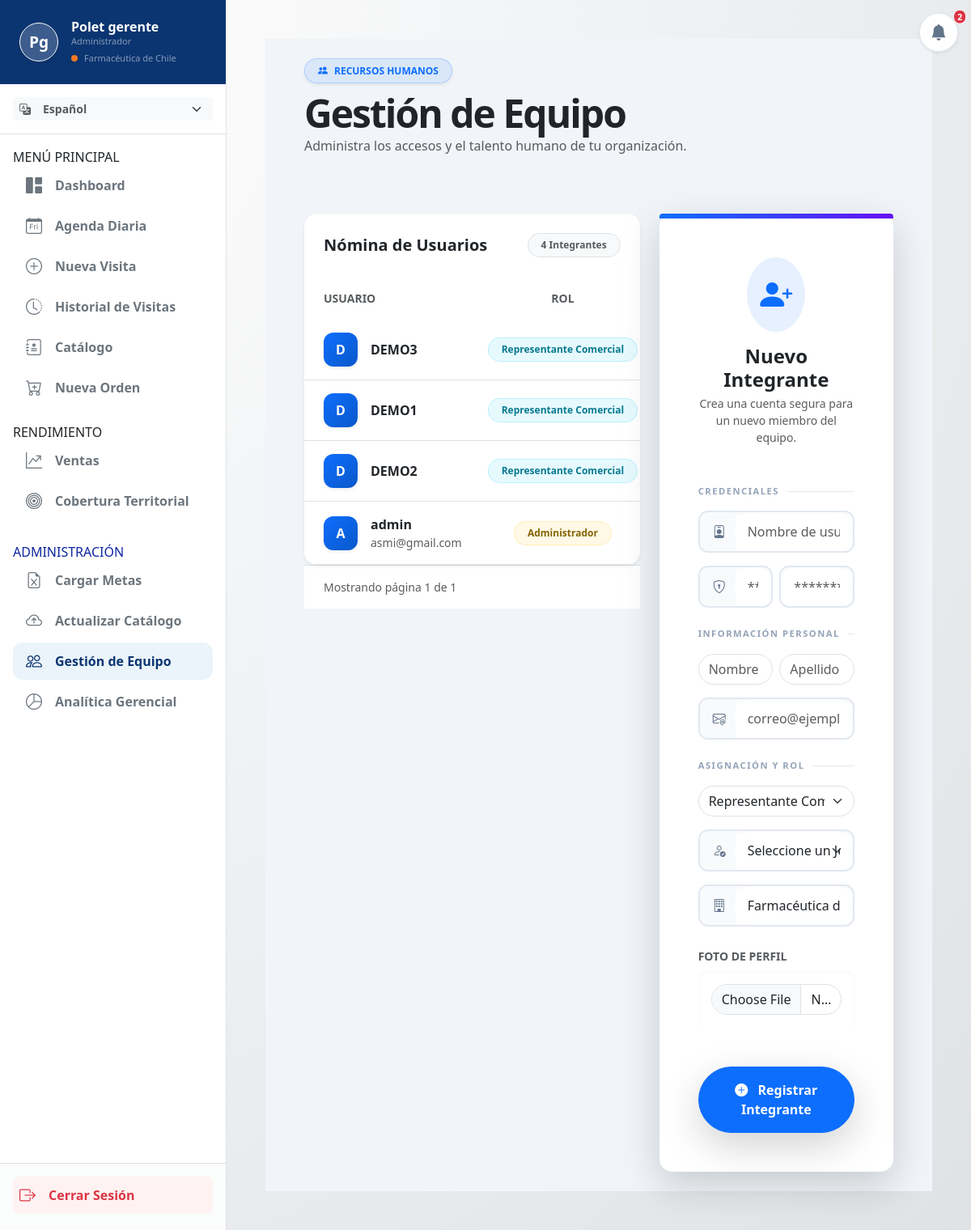
/usuarios/equipo/ (signed in), run on an earlier commit of the app's database.
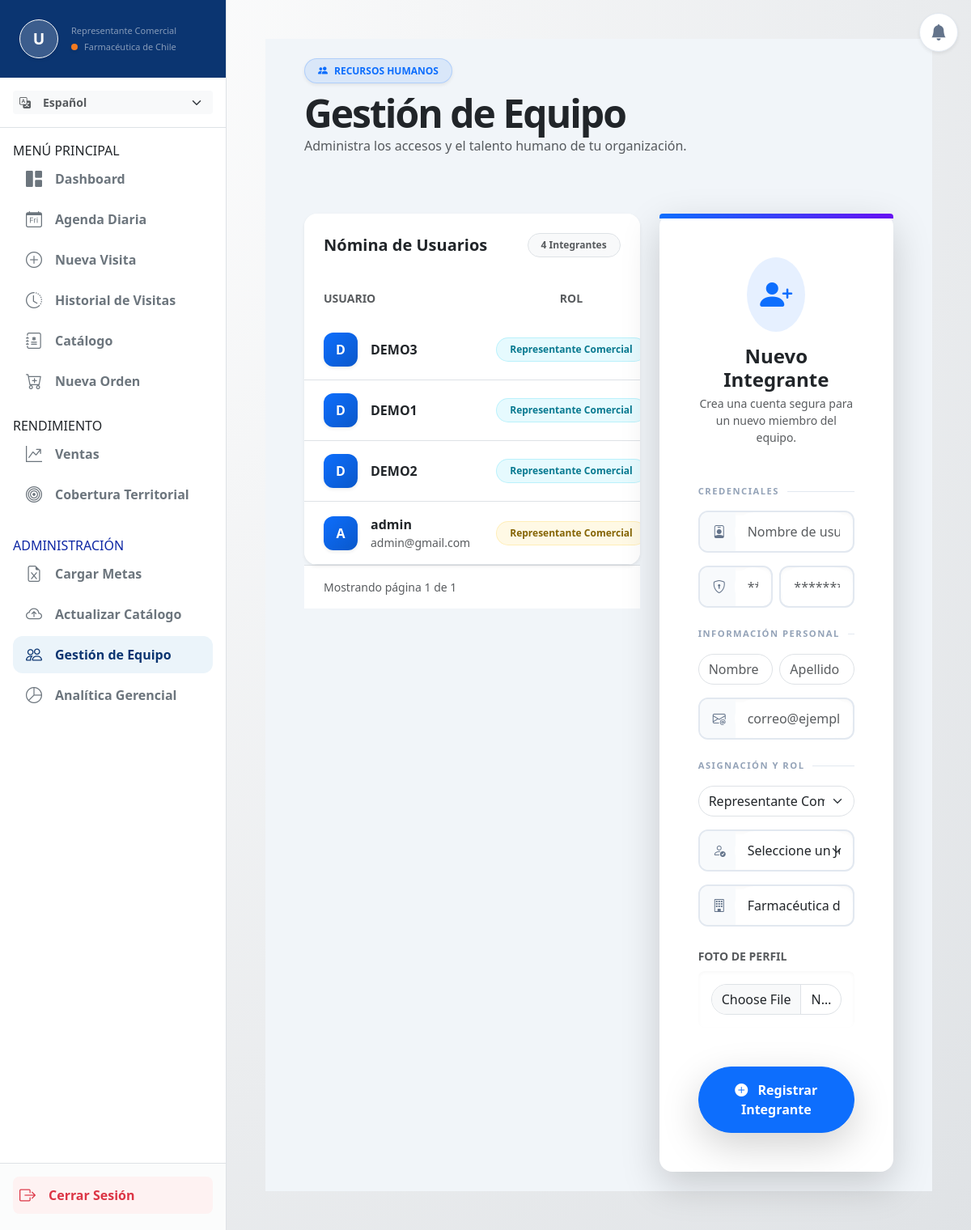
And on a later commit of the database.
### apps/usuarios/models.py (models this page shows)
class UsuarioPersonalizado(AbstractUser):
    rol = models.CharField(max_length=50, default='Representante Comercial')
    empresa = models.CharField(max_length=100, default='Farmacéutica de Chile')
    foto_perfil = models.ImageField(upload_to='perfiles/', null=True, blank=True)
    jefe = models.ForeignKey(
        'self',
        on_delete=models.SET_NULL,
        null=True,
        blank=True,
        related_name='equipo',
        help_text="Selecciona al Gerente o Jefe directo de este vendedor."
    )
    def __str__(self):
        return f"{self.first_name} {self.last_name} - {self.rol}"
    @property
    def es_gerente(self):
        roles_jefatura = ['Administrador', 'Gerente', 'Jefe de Ventas']
        return any(palabra in self.rol for palabra in roles_jefatura) or self.is_staff or self.is_superuser

### apps/usuarios/views.py (the view)
# urls.py: path('equipo/', views.gestion_equipo_view, name='gestion_equipo'),
@user_passes_test(es_gerente_check, login_url='visitas:dashboard')
def gestion_equipo_view(request):
    usuarios_list = UsuarioPersonalizado.objects.all().select_related('jefe').order_by('-date_joined')
    paginator = Paginator(usuarios_list, 10) # Muestra 10 usuarios por página
    page_number = request.GET.get('page')
    usuarios = paginator.get_page(page_number)
    if request.method == 'POST':
        form = RegistroVendedorForm(request.POST, request.FILES)
        if form.is_valid():
            nuevo_usuario = form.save(commit=False)
            nuevo_usuario.set_password(form.cleaned_data['password'])
            nuevo_usuario.save()
            messages.success(request, f"¡Usuario {nuevo_usuario.username} creado con éxito!")
            return redirect('usuarios:gestion_equipo')
    else:
        form = RegistroVendedorForm()
    return render(request, 'usuarios/gestion_equipo.html', {
        'usuarios': usuarios, # Ahora 'usuarios' contiene solo los 10 de la página actual
        'form': form
    })

### apps/usuarios/views.py (called while the page is built)
def es_gerente_check(user):
    return user.is_authenticated and getattr(user, 'es_gerente', False)

### apps/usuarios/templates/usuarios/gestion_equipo.html (shortened to what the changed rows need)
{% extends 'base.html' %}
{% load i18n %}
{% block content %}
<div class="container-fluid px-xl-5 py-4" style="background-color: #f1f5f9; min-height: 100vh;">
    <div class="mb-5 pb-2">
        <h1 class="fw-bolder text-dark mb-0 display-5" style="letter-spacing: -2px;">{% translate "Gestión de Equipo" %}</h1>
    </div>
    <div class="row g-4">
        <div class="col-12 col-xl-7 col-xxl-8">
            <div class="card border-0 shadow-sm rounded-4 bg-white overflow-hidden">
                <div class="table-responsive"> <table class="table table-hover align-middle mb-0 text-nowrap">
                        <thead style="background-color: #f8fafc;">
                            <tr>
                                <th class="px-4 py-3 border-0 text-muted small text-uppercase fw-bold">{% translate "Usuario" %}</th>
                                <th class="py-3 border-0 text-muted small text-uppercase fw-bold text-center">{% translate "Rol" %}</th>
                            </tr>
                        </thead>
                        <tbody>
                            {% for u in usuarios %}
                            <tr class="transition-row">
                                <td class="px-4 py-3">
                                    <div class="d-flex align-items-center">
                                        <div class="avatar-circle shadow-sm me-3 d-flex align-items-center justify-content-center fw-bold text-white"
                                             style="width: 42px; height: 42px; background: linear-gradient(135deg, #0d6efd, #0a58ca); border-radius: 12px;">
                                            {{ u.username|slice:":1"|upper }}
                                        </div>
                                        <div>
                                            <div class="fw-bold text-dark">{{ u.username }}</div>
                                            <div class="text-muted small">{{ u.email }}</div>
                                        </div>
                                    </div>
                                </td>
                               <td class="text-center">
                                    {% if u.es_gerente %}
                                        <span class="badge rounded-pill px-3 py-2" style="background: rgba(255, 193, 7, 0.1); color: #856404; border: 1px solid rgba(255, 193, 7, 0.2);">
                                            {{ u.rol }}
                                        </span>
                                    {% else %}
                                        <span class="badge rounded-pill px-3 py-2" style="background: rgba(13, 202, 240, 0.1); color: #087990; border: 1px solid rgba(13, 202, 240, 0.2);">
                                            {{ u.rol }}
                                        </span>
                                    {% endif %}
                                </td>
                            </tr>
                            {% endfor %}
                        </tbody>
                    </table>
                </div>
            </div>
        </div>
    </div>
</div>
{% endblock %}

### templates/base.html (shortened to what the changed rows need)
{% load static %}
{% load i18n %}
<!DOCTYPE html>
<html lang="{{ LANGUAGE_CODE }}">
<head>
    <link href="https://cdn.jsdelivr.net/npm/bootstrap@5.3.2/dist/css/bootstrap.min.css" rel="stylesheet">
    <link rel="stylesheet" href="https://cdn.jsdelivr.net/npm/bootstrap-icons@1.11.1/font/bootstrap-icons.css">
    <link rel="stylesheet" href="{% static 'css/style.css' %}">
</head>
<body>
    <div class="d-none d-lg-block position-fixed p-3" style="top: 0; right: 0; z-index: 1040;">
        <div class="dropdown bg-white rounded-circle shadow-sm d-flex justify-content-center align-items-center transition-hover" style="width: 48px; height: 48px; border: 1px solid #e2e8f0;">
            <a href="#" class="text-secondary position-relative text-decoration-none d-flex align-items-center w-100 h-100 justify-content-center" id="dropdownDesktop" data-bs-toggle="dropdown" aria-expanded="false">
                <i class="bi bi-bell-fill fs-5" style="color: #64748b;"></i>
                {% if total_notificaciones > 0 %}
                <span class="position-absolute top-0 start-100 translate-middle badge rounded-pill bg-danger border border-white" style="font-size: 0.65rem; padding: 0.25em 0.4em; transform: translate(-30%, -30%) !important;">
                    {{ total_notificaciones }}
                </span>
                {% endif %}
            </a>
        </div>
    </div>
    <div class="offcanvas-lg offcanvas-start bg-white border-end h-100" tabindex="-1" id="sidebarMenu" style="width: 280px;">
        <div class="d-flex flex-column h-100">
            <div class="bg-brand-blue text-white p-4 pt-lg-4 pt-5 mt-lg-0 mt-3">
                <div class="d-flex align-items-center gap-3">
                    <div class="rounded-circle d-flex justify-content-center align-items-center border border-light shadow-sm overflow-hidden" style="width: 48px; height: 48px; background: rgba(255,255,255,0.2); font-size: 1.2rem; font-weight: bold;">
                        {% if user.foto_perfil %}
                            <img src="{{ user.foto_perfil.url }}" alt="Avatar" class="w-100 h-100" style="object-fit: cover;">
                        {% else %}
                            {{ user.first_name|make_list|first|default:"U" }}{{ user.last_name|make_list|first|default:"" }}
                        {% endif %}
                    </div>
                    <div>
                        <h6 class="mb-0 fw-bold">{{ user.first_name }} {{ user.last_name }}</h6>
                        <small class="text-white-50 d-block" style="font-size: 11px;">{{ user.rol }}</small>
                        <div class="d-flex align-items-center gap-2 mt-1">
                            <div class="rounded-circle bg-brand-orange shadow-sm" style="width: 8px; height: 8px;"></div>
                            <small class="text-white-50 text-truncate" style="font-size: 11px; max-width: 140px;">{{ user.empresa }}</small>
                        </div>
                    </div>
                </div>
            </div>
                            {% get_current_language as CURRENT_LANG %}
                            {% get_available_languages as LANGUAGES %}
        </div>
    </div>
    <main class="pt-5 pt-lg-0">
        <div class="container-fluid p-3 p-md-4 p-lg-5 mt-4 mt-lg-0">
            {% block content %}
            {% endblock %}
        </div>
    </main>
</body>
</html>

What changed in the data, as far as the page shows it:
removed UsuarioPersonalizado: first_name|make_list "P", last_name|make_list "g", first_name "Polet", last_name "gerente", rol "Administrador", empresa "Farmacéutica de Chile", username "A", username "admin", email "asmi@gmail.com"
added UsuarioPersonalizado: first_name|make_list "U", rol "Representante Comercial", empresa "Farmacéutica de Chile", username "A", username "admin", email "admin@gmail.com"
Also different on the page:
{{ total_notificaciones }}: "2" → (not shown)
